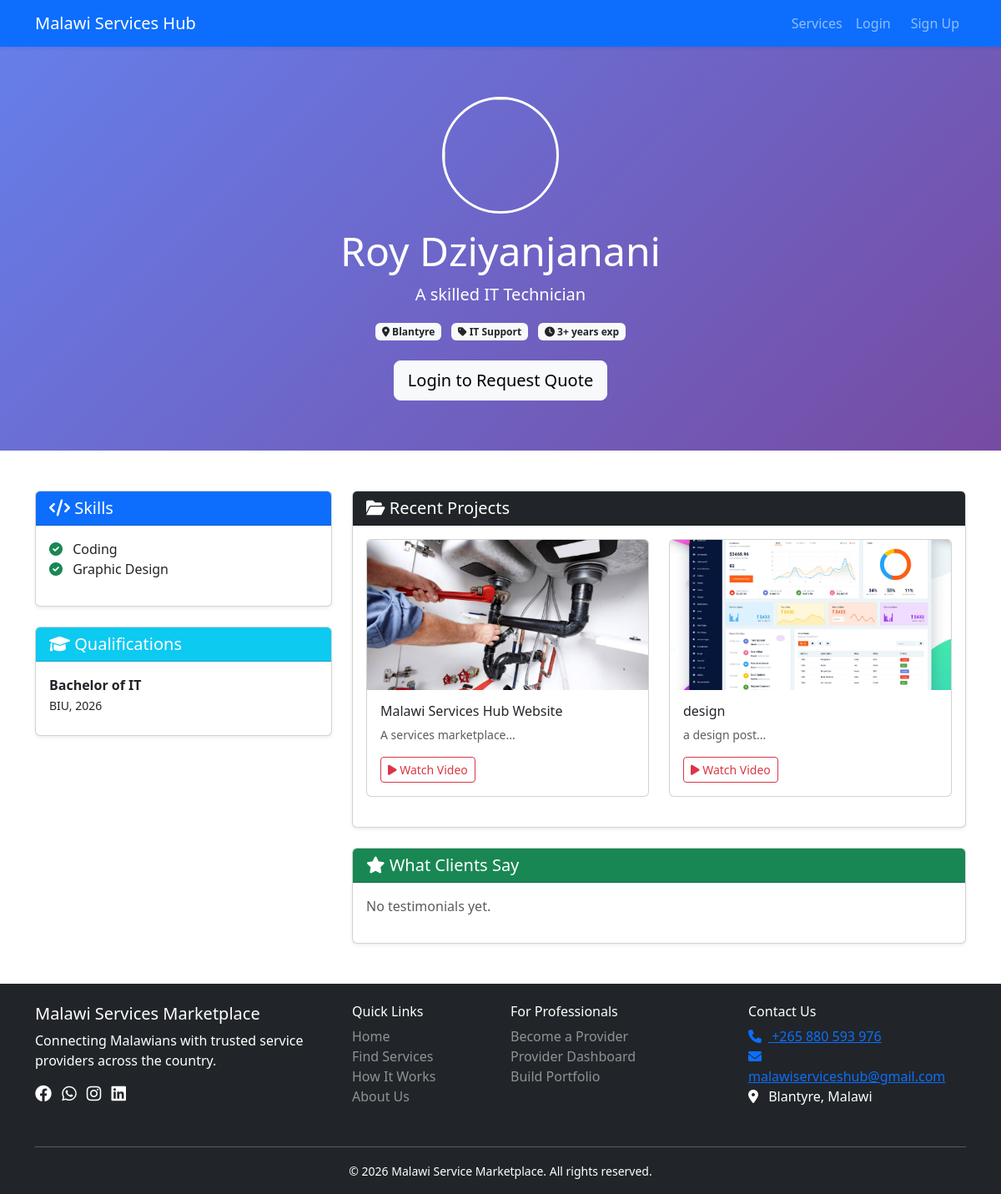
The app's page /service-details.php?id=1 with its own data.
### tables this page shows
CREATE TABLE `portfolios` (
  `id` int(11) NOT NULL,
  `user_id` int(11) NOT NULL,
  `bio` text DEFAULT NULL,
  `experience_years` int(11) DEFAULT 0,
  `hourly_rate` decimal(10,2) DEFAULT NULL,
  `location` varchar(100) DEFAULT NULL,
  `category_id` int(11) DEFAULT NULL,
  `is_approved` tinyint(1) DEFAULT 0,
  `created_at` timestamp NOT NULL DEFAULT current_timestamp(),
  `is_complete` tinyint(1) DEFAULT 0
);

CREATE TABLE `users` (
  `id` int(11) NOT NULL,
  `name` varchar(100) NOT NULL,
  `email` varchar(100) NOT NULL,
  `password` varchar(255) NOT NULL,
  `phone` varchar(20) NOT NULL,
  `location` varchar(100) NOT NULL,
  `role` enum('customer','provider','admin') DEFAULT 'customer',
  `profile_pic` varchar(255) DEFAULT NULL,
  `is_active` tinyint(1) DEFAULT 1,
  `is_profile_complete` tinyint(1) DEFAULT 0,
  `email_verified` tinyint(1) DEFAULT 0,
  `twofa_secret` varchar(255) DEFAULT NULL,
  `twofa_enabled` tinyint(1) DEFAULT 0,
  `created_at` timestamp NOT NULL DEFAULT current_timestamp(),
  `last_login` datetime DEFAULT NULL,
  `email_verification_token` varchar(255) DEFAULT NULL,
  `reset_password_token` varchar(255) DEFAULT NULL,
  `reset_password_expire` datetime DEFAULT NULL
);

CREATE TABLE `service_categories` (
  `id` int(11) NOT NULL,
  `name` varchar(100) NOT NULL,
  `icon` varchar(50) DEFAULT 'fa-service',
  `is_active` tinyint(1) DEFAULT 1
);

CREATE TABLE `skills` (
  `id` int(11) NOT NULL,
  `portfolio_id` int(11) NOT NULL,
  `skill_name` varchar(100) NOT NULL
);

CREATE TABLE `qualifications` (
  `id` int(11) NOT NULL,
  `portfolio_id` int(11) NOT NULL,
  `degree` varchar(200) DEFAULT NULL,
  `institution` varchar(200) DEFAULT NULL,
  `year` year(4) DEFAULT NULL
);

CREATE TABLE `projects` (
  `id` int(11) NOT NULL,
  `portfolio_id` int(11) NOT NULL,
  `title` varchar(200) NOT NULL,
  `description` text DEFAULT NULL,
  `images` text DEFAULT NULL,
  `videos` text DEFAULT NULL,
  `completion_date` date DEFAULT NULL
);

### includes/db.php (called while the page is built, shortened)
<?php
$host = 'localhost';
$dbname = 'malawi_services_hub';
$username = 'root';
$password = '';
try {
    $pdo = new PDO("mysql:host=$host;dbname=$dbname;charset=utf8mb4", $username, $password);
    $pdo->setAttribute(PDO::ATTR_ERRMODE, PDO::ERRMODE_EXCEPTION);
    $pdo->setAttribute(PDO::ATTR_DEFAULT_FETCH_MODE, PDO::FETCH_ASSOC);
} catch(PDOException $e) {
    die("Database connection failed: " . $e->getMessage());
}
function getDb() {
    global $pdo;
    return $pdo;
}
?>

### includes/auth.php (called while the page is built, shortened)
<?php
require_once 'db.php';
function isLoggedIn() {
    return isset($_SESSION['user_id']);
}
?>

### service-details.php (the view, shortened to what this page needs)
<?php
require_once 'includes/db.php';
require_once 'includes/auth.php';
$providerId = (int)($_GET['id'] ?? 0);
$stmt = getDb()->prepare("SELECT u.*, p.bio, p.experience_years, p.hourly_rate, p.location as provider_location, p.category_id, p.is_approved
                          FROM users u
                          JOIN portfolios p ON u.id = p.user_id
                          WHERE u.id = ? AND u.role='provider' AND u.is_active=1");
$stmt->execute([$providerId]);
$provider = $stmt->fetch();
$skills = getDb()->prepare("SELECT skill_name FROM skills WHERE portfolio_id = (SELECT id FROM portfolios WHERE user_id=?)");
$skills->execute([$providerId]);
$quals = getDb()->prepare("SELECT degree, institution, year FROM qualifications WHERE portfolio_id = (SELECT id FROM portfolios WHERE user_id=?)");
$quals->execute([$providerId]);
$projects = getDb()->prepare("SELECT * FROM projects WHERE portfolio_id = (SELECT id FROM portfolios WHERE user_id=?) ORDER BY completion_date DESC");
$projects->execute([$providerId]);
$testimonials = getDb()->prepare("SELECT * FROM testimonials WHERE portfolio_id = (SELECT id FROM portfolios WHERE user_id=?) AND is_approved=1 ORDER BY created_at DESC LIMIT 5");
$testimonials->execute([$providerId]);
$catStmt = getDb()->prepare("SELECT name FROM service_categories WHERE id = ?");
$catStmt->execute([$provider['category_id']]);
$catName = $catStmt->fetchColumn();
?>
<!DOCTYPE html>
<html lang="en">
<head>
    <link href="https://cdn.jsdelivr.net/npm/bootstrap@5.3.0/dist/css/bootstrap.min.css" rel="stylesheet">
    <link rel="stylesheet" href="https://cdnjs.cloudflare.com/ajax/libs/font-awesome/6.0.0/css/all.min.css">
    <link rel="stylesheet" href="assets/css/style.css">
</head>
<body>
<?php include 'includes/header.php'; ?>
<div class="portfolio-header text-center">
    <div class="container">
        <img src="<?= $provider['profile_pic'] ?: 'assets/default-avatar.png' ?>" class="rounded-circle mb-3 border border-3 border-white" width="140" height="140" style="object-fit: cover;">
        <h1 class="display-5"><?= htmlspecialchars($provider['name']) ?></h1>
        <p class="lead"><?= htmlspecialchars($provider['bio'] ?: 'Professional ' . $catName) ?></p>
        <div class="mt-3">
            <span class="badge bg-light text-dark me-2"><i class="fas fa-map-marker-alt"></i> <?= $provider['provider_location'] ?></span>
            <span class="badge bg-light text-dark me-2"><i class="fas fa-tag"></i> <?= $catName ?></span>
            <span class="badge bg-light text-dark"><i class="fas fa-clock"></i> <?= $provider['experience_years'] ?>+ years exp</span>
        </div>
        <div class="mt-4">
            <?php if (isLoggedIn() && getCurrentUser()['role'] == 'customer'): ?>
                <a href="booking.php?provider=<?= $providerId ?>" class="btn btn-success btn-lg"><i class="fas fa-handshake"></i> Request Quote</a>
            <?php elseif (!isLoggedIn()): ?>
                <button class="btn btn-light btn-lg" data-bs-toggle="modal" data-bs-target="#loginModal">Login to Request Quote</button>
            <?php endif; ?>
        </div>
    </div>
</div>
<div class="container my-5">
    <div class="row">
        <div class="col-md-4">
            <div class="card shadow-sm mb-4">
                <div class="card-header bg-primary text-white">
                    <h5 class="mb-0"><i class="fas fa-code"></i> Skills</h5>
                </div>
                <div class="card-body">
                    <ul class="list-unstyled">
                        <?php while($s = $skills->fetch()): ?>
                            <li><i class="fas fa-check-circle text-success me-2"></i> <?= htmlspecialchars($s['skill_name']) ?></li>
                        <?php endwhile; ?>
                    </ul>
                </div>
            </div>
            <div class="card shadow-sm">
                <div class="card-header bg-info text-white">
                    <h5 class="mb-0"><i class="fas fa-graduation-cap"></i> Qualifications</h5>
                </div>
                <div class="card-body">
                    <?php while($q = $quals->fetch()): ?>
                        <div class="mb-2">
                            <strong><?= htmlspecialchars($q['degree']) ?></strong><br>
                            <small><?= htmlspecialchars($q['institution']) ?>, <?= $q['year'] ?></small>
                        </div>
                    <?php endwhile; ?>
                </div>
            </div>
        </div>
        <div class="col-md-8">
            <div class="card shadow-sm mb-4">
                <div class="card-header bg-dark text-white">
                    <h5 class="mb-0"><i class="fas fa-folder-open"></i> Recent Projects</h5>
                </div>
                <div class="card-body">
                    <div class="row">
                        <?php $hasProjects = false; while($proj = $projects->fetch()): $hasProjects = true; ?>
                            <div class="col-md-6 project-card">
                                <div class="card h-100">
                                    <?php
                                    $images = explode(',', $proj['images']);
                                    if(!empty($images[0])): ?>
                                        <img src="<?= BASE_URL . $images[0] ?>" class="card-img-top" style="height: 180px; object-fit: cover;" alt="<?= htmlspecialchars($proj['title']) ?>">
                                    <?php else: ?>
                                        <div class="card-img-top bg-secondary text-white d-flex align-items-center justify-content-center" style="height: 180px;"><i class="fas fa-image fa-3x"></i></div>
                                    <?php endif; ?>
                                    <div class="card-body">
                                        <h6 class="card-title"><?= htmlspecialchars($proj['title']) ?></h6>
                                        <p class="small text-muted"><?= htmlspecialchars(substr($proj['description'], 0, 80)) ?>...</p>
                                        <?php if(!empty($proj['videos'])): ?>
                                            <a href="#" data-bs-toggle="modal" data-bs-target="#videoModal-<?= $proj['id'] ?>" class="btn btn-sm btn-outline-danger"><i class="fas fa-play"></i> Watch Video</a>
                                        <?php endif; ?>
                                    </div>
                                </div>
                            </div>
                        <?php endwhile; ?>
                    </div>
                </div>
            </div>
            <div class="card shadow-sm">
                <div class="card-header bg-success text-white">
                    <h5 class="mb-0"><i class="fas fa-star"></i> What Clients Say</h5>
                </div>
                <div class="card-body">
                    <?php if($testimonials->rowCount() == 0): ?>
                        <p class="text-muted">No testimonials yet.</p>
                    <?php endif; ?>
                </div>
            </div>
        </div>
    </div>
</div>
<?php include 'includes/footer.php'; ?>
</body>
</html>

### assets/css/style.css (style rules this page uses)
.portfolio-header { background: linear-gradient(135deg, #667eea 0%, #764ba2 100%); color: white; padding: 60px 0; }
.project-card { transition: transform 0.3s ease; }

### service-details.php (style rules this page uses)
.portfolio-header { background: linear-gradient(135deg, #667eea 0%, #764ba2 100%); color: white; padding: 60px 0; }
.project-card { transition: transform 0.3s; margin-bottom: 20px; }

### records on screen
portfolios: user.name "Roy Dziyanjanani", bio "A skilled IT Technician", location "Blantyre", experience_years "3"
service_categories: name "IT Support"
skills: skill_name "Coding"
skills: skill_name "Graphic Design"
qualifications: degree "Bachelor of IT", institution "BIU", year "2026"
projects: images (picture), title "Malawi Services Hub Website", description "A services marketplace"
projects: images (picture), title "design", description "a design post"
